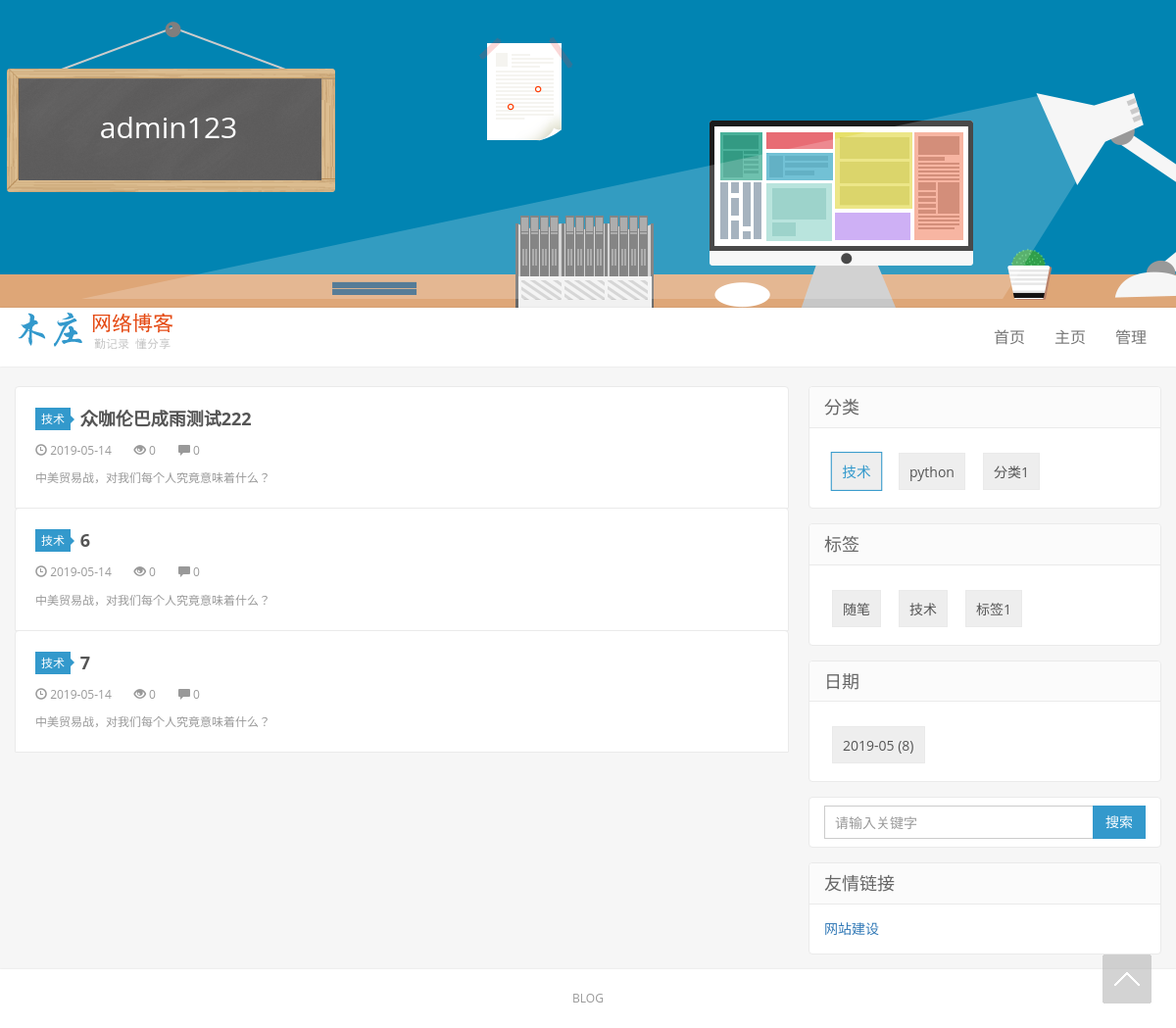
The app's page /chengyu/category/0 with its own data.
### repository/models.py (models this page shows, shortened)
class Blog(models.Model):
    nid = models.BigAutoField(primary_key=True)
    title = models.CharField(verbose_name='个人博客标题', max_length=64)
    site = models.CharField(verbose_name='个人博客前缀', max_length=32, unique=True)
    theme = models.CharField(verbose_name='博客主题', max_length=32, null=True, blank=True)
    user = models.OneToOneField(to='UserInfo', to_field='nid')
    def __str__(self):
        return self.title

class UserInfo(models.Model):
    nid = models.BigAutoField(primary_key=True)
    username = models.CharField(verbose_name='用户名', max_length=32, unique=True)
    password = models.CharField(
        verbose_name='密码',
        max_length=64,
        validators=[
            RegexValidator(regex='^(?=.*[0-9])(?=.*[a-zA-Z])(?=.*[!@#$\%\^\&\*\(\)])[0-9a-zA-Z!@#$\%\^\&\*\(\)]{8,32}$',
                           message='密码必须包含数字，字母、特殊字符')
        ])
    nickname = models.CharField(verbose_name='昵称', max_length=64, null=True, blank=True)
    email = models.EmailField(verbose_name='邮箱', unique=True)
    avatar = models.ImageField(verbose_name='头像', upload_to='static/avatar', null=True, blank=True)
    creat_time = models.DateTimeField(verbose_name='创建时间', auto_now_add=True)
    fans = models.ManyToManyField(
        verbose_name='粉丝们',
        to='UserInfo',
        through='UserFans',
        related_name='f',
        through_fields=('user', 'follower')
    )

class Article(models.Model):
    nid = models.BigAutoField(primary_key=True)
    title = models.CharField(verbose_name='文章标题', max_length=128)
    summary = models.CharField(verbose_name='文章简介', max_length=128)
    read_count = models.IntegerField(default=0)
    comment_count = models.IntegerField(default=0)
    up_count = models.IntegerField(default=0)
    down_count = models.IntegerField(default=0)
    create_time = models.DateTimeField(verbose_name='创建时间', auto_now_add=True)
    blog = models.ForeignKey(verbose_name='所属博客', to='Blog', to_field='nid')
    category = models.ForeignKey(verbose_name='文章类型', to='Category', to_field='nid', null=True)
    type_choices = [
        (1, 'Python'),
        (2, 'Linux'),
        (3, '哈哈'),
        (4, '嘿嘿'),
    ]
    article_type_id = models.IntegerField(choices=type_choices, default=None)
    tags = models.ManyToManyField(
        to='Tag',
        through='Article2Tag',
        through_fields=('article', 'tag')
    )
    def __str__(self):
        return self.title

class Category(models.Model):
    nid = models.AutoField(primary_key=True)
    title = models.CharField(verbose_name='分类标题', max_length=32)
    blog = models.ForeignKey(verbose_name='所属博客', to='Blog', to_field='nid')

class Tag(models.Model):
    nid = models.AutoField(primary_key=True)
    title = models.CharField(verbose_name='标签名称', max_length=32)
    blog = models.ForeignKey(verbose_name='所属博客', to='Blog', to_field='nid')

### web/views/home.py (the view)
# urls.py: url(r'^(?P<site>\w+)/(?P<condition>((tag)|(date)|(category)))/(?P<val>\w+-*\w*)$', home.filter_home),
def filter_home(request, site, condition, val):
    print('site', site)
    print('condition', condition)
    print('val', val)
    if site:
        blog = models.Blog.objects.filter(site=site).select_related('user').first()
        print('blog', blog)
        if not blog:
            return redirect('/')
        tag_list = models.Tag.objects.filter(blog=blog)
        category_list = models.Category.objects.filter(blog=blog)
        date_list = models.Article.objects.raw(
            'select nid, count(nid) as num,strftime("%Y-%m",create_time) as ctime from repository_article group by strftime("%Y-%m",create_time)')
        if condition == 'tag':
            article_list = models.Article.objects.filter(tags=val, blog=blog).all()
            print('article_list tag', article_list)
        elif condition == 'category':
            article_list = models.Article.objects.filter(category_id=val, blog=blog).all()
            print('article_list category', article_list)
        elif condition == 'date':
            article_list = models.Article.objects.filter(blog=blog).extra(
                where=['strftime("%%Y-%%m",create_time)=%s'], params=[val, ]).all()
            print('article_list date', article_list)
        else:
            article_list = []
        page_info = Pagination(
            current_page=request.GET.get('page'),
            data_count=article_list.count() if article_list else 0,
            per_page_count=5,
            pager_num=5
        )
        article_list = article_list[page_info.start:page_info.end]
        return render(request=request, template_name='home.html', context={
            'tag_list': tag_list,
            'category_list': category_list,
            'article_list': article_list,
            'date_list': date_list,
            'site': site,
            'page_info': page_info,
            'blog': blog,
            'condition': condition,
            'val_nid': int(val) if val.find('-') == -1 else val
        })
    else:
        return redirect('/')

### utils/pagination.py (called while the page is built)
    @property
    def start(self):
        return (self.current_page - 1) * self.per_page_count

    @property
    def end(self):
        return self.current_page * self.per_page_count

    @property
    def total_count(self):
        v, y = divmod(self.data_count, self.per_page_count)
        if y:
            v += 1
        return v

    @property
    def next_page(self):
        if (self.total_count == self.current_page):
            return self.total_count
        else:
            return self.current_page + 1

### templates/home.html (shortened to what this page needs)
{% extends 'layout/_layout_home.html' %}
{% load static %}
{% block body %}
    <section class="container">
        <div class="content-wrap">
            <div class="content">
                {% if article_list %}
                    {% for item in article_list %}
                        <article class="excerpt excerpt-1" style="">
                            <header>
                                <a class="cat" href="#" title="{{ item.category.title }}">
                                    {{ item.category.title }}
                                    <i></i>
                                </a>
                                <h2>
                                    <a href="#" title="{{ item.title }}" target="_blank">{{ item.title }}</a>
                                </h2>
                            </header>
                            <p class="meta">
                                <time class="time">
                                    <i class="glyphicon glyphicon-time"></i>
                                    {{ item.create_time|date:"Y-m-d" }}
                                </time>
                                <span class="views"><i
                                        class="glyphicon glyphicon-eye-open"></i> {{ item.read_count }}</span>
                                <a class="comment" href="##comment" title="评论" target="_blank">
                                    <i class="glyphicon glyphicon-comment"></i> {{ item.comment_count }}
                                </a>
                            </p>
                            <p class="note">{{ item.summary }}</p>
                        </article>
                    {% endfor %}
                {% else %}
                    <div style="text-align: center;">
                        <img src="{% static '/images/none.jpg' %}" alt="空白背景图">
                    </div>
                {% endif %}
            </div>
        </div>
        <aside class="sidebar">
            <div class="">
                <div class="widget widget_sentence">
                    <h3>分类</h3>
                    <div class="widget-sentence-content">
                        <ul class="plinks ptags">
                            {% for item in category_list %}
                                <li>
                                    {% if val_nid == item.nid and condition == 'category' %}
                                        <a class="active" href="/{{ site }}/category/{{ item.nid }}"
                                           title="{{ item.title }}"
                                           draggable="false">
                                            {{ item.title }}
                                        </a>
                                    {% else %}
                                        <a href="/{{ site }}/category/{{ item.nid }}" title="{{ item.title }}"
                                           draggable="false">
                                            {{ item.title }}
                                        </a>
                                    {% endif %}
                                </li>
                            {% endfor %}
                        </ul>
                    </div>
                </div>
                <div class="widget widget_sentence">
                    <h3>标签</h3>
                    <div class="widget-sentence-content">
                        <ul class="plinks ptags">
                            {% for item in tag_list %}
                                <li>
                                    {% if val_nid == item.nid and condition == 'tag' %}
                                        <a class="active" href="/{{ site }}/tag/{{ item.nid }}"
                                           title="{{ item.title }}"
                                           draggable="false">
                                            {{ item.title }}
                                        </a>
                                    {% else %}
                                        <a href="/{{ site }}/tag/{{ item.nid }}" title="{{ item.title }}"
                                           draggable="false">
                                            {{ item.title }}
                                        </a>
                                    {% endif %}
                                </li>
                            {% endfor %}
                        </ul>
                    </div>
                </div>
                <div class="widget widget_sentence">
                    <h3>日期</h3>
                    <div class="widget-sentence-content">
                        <ul class="plinks ptags">
                            {% for tag in date_list %}
                                <li>
                                    {% if val_nid == tag.ctime and condition == 'date' %}
                                        <a class="active" href="/{{ site }}/date/{{ tag.ctime }}"
                                           title="{{ tag.title }}"
                                           draggable="false">
                                            {{ tag.ctime }} ({{ tag.num }})
                                        </a>
                                    {% else %}
                                        <a href="/{{ site }}/date/{{ tag.ctime }}" title="{{ tag.title }}"
                                           draggable="false">
                                            {{ tag.ctime }} ({{ tag.num }})
                                        </a>
                                    {% endif %}
                                </li>
                            {% endfor %}
                        </ul>
                    </div>
                </div>
                <div class="widget widget_search">
                    <form class="navbar-form" action="/Search" method="post">
                        <div class="input-group">
                            <input type="text" name="keyword" class="form-control" size="35" placeholder="请输入关键字"
                                   maxlength="15" autocomplete="off">
                            <span class="input-group-btn">
                                <button class="btn btn-default btn-search" name="search" type="submit">搜索</button>
                            </span>
                        </div>
                    </form>
                </div>
            </div>
            <div class="widget widget_sentence">
                <h3>友情链接</h3>
                <div class="widget-sentence-link">
                    <a href="#" title="网站建设" target="_blank">网站建设</a>&nbsp;&nbsp;&nbsp;
                </div>
            </div>
        </aside>
    </section>
{% endblock %}

### templates/layout/_head_home.html (shortened to what this page needs)
{% load static %}
<header class="header">
    <div id="blogTitle">
        <h1><a id="Header1_HeaderTitle" class="headermaintitle" href="">{{ blog.user.username }}</a></h1>
        <h2></h2>
    </div>
    <nav class="navbar navbar-default">
        <div class="container">
            <div class="navbar-header">
                <h1 class="logo hvr-bounce-in"><a href="#" title="博客园"><img
                        src="{% static '/images/201610171329086541.png' %}"
                        alt="博客园"></a></h1>
            </div>
            <div class="collapse navbar-collapse" id="header-navbar">
                <ul class="nav navbar-nav navbar-right">
                    <li><a data-cont="首页" title="首页" href="/">首页</a></li>
                    <li><a data-cont="主页" title="主页" href="/{{ site }}">主页</a></li>
                    <li><a data-cont="管理" title="管理" href="#">管理</a></li>
                </ul>
            </div>
        </div>
    </nav>
</header>

### static/css/cyBlog/home.css (style rules this page uses)
#blogTitle { background: url(/static/images/title-yellow.png) no-repeat center 21px; height: 314px; clear: both; max-width: 1200px; margin: 0 auto; position: relative }
#blogTitle h1 { font-size: 30px; width: 310px; height: 100px; line-height: 100px; text-align: center; position: relative; top: 80px; left: 17px; font-weight: normal }
#blogTitle h2 { width: 550px; position: relative; height: 75px; line-height: 180%; font-weight: normal; top: 107px; left: 5px; font-size: 16px }
#blogTitle h1 a, #blogTitle h2 { color: #fff }

### records on screen
Blog: user.username "admin123"
Article: category "技术", title "众咖伦巴成雨测试222", create_time "2019-05-14", read_count "0", comment_count "0", summary "中美贸易战，对我们每个人究竟意味着什么？"
Article: category "技术", title "6", create_time "2019-05-14", read_count "0", comment_count "0", summary "中美贸易战，对我们每个人究竟意味着什么？"
Article: category "技术", title "7", create_time "2019-05-14", read_count "0", comment_count "0", summary "中美贸易战，对我们每个人究竟意味着什么？"
Category: title "技术"
Category: title "python"
Category: title "分类1"
Tag: title "随笔"
Tag: title "技术"
Tag: title "标签1"
Article: ctime "2019-05", num "8"
